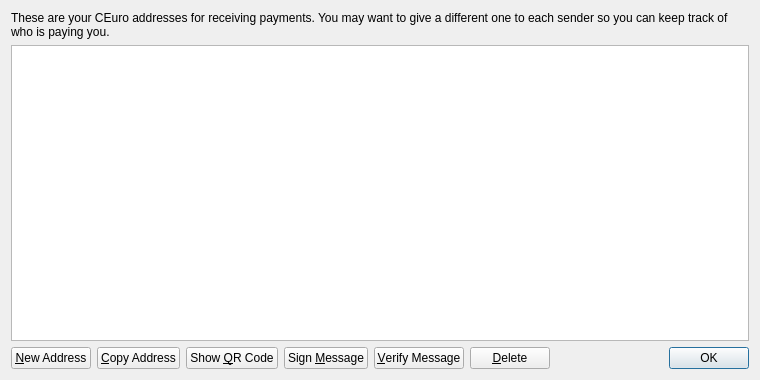
<?xml version="1.0" encoding="UTF-8"?>
<ui version="4.0">
 <class>AddressBookPage</class>
 <widget class="QWidget" name="AddressBookPage">
  <property name="geometry">
   <rect>
    <x>0</x>
    <y>0</y>
    <width>760</width>
    <height>380</height>
   </rect>
  </property>
  <property name="windowTitle">
   <string>Address Book</string>
  </property>
  <layout class="QVBoxLayout" name="verticalLayout">
   <item>
    <widget class="QLabel" name="labelExplanation">
     <property name="text">
      <string>These are your CEuro addresses for receiving payments. You may want to give a different one to each sender so you can keep track of who is paying you.</string>
     </property>
     <property name="textFormat">
      <enum>Qt::PlainText</enum>
     </property>
     <property name="wordWrap">
      <bool>true</bool>
     </property>
    </widget>
   </item>
   <item>
    <widget class="QTableView" name="tableView">
     <property name="contextMenuPolicy">
      <enum>Qt::CustomContextMenu</enum>
     </property>
     <property name="toolTip">
      <string>Double-click to edit address or label</string>
     </property>
     <property name="tabKeyNavigation">
      <bool>false</bool>
     </property>
     <property name="alternatingRowColors">
      <bool>true</bool>
     </property>
     <property name="selectionMode">
      <enum>QAbstractItemView::SingleSelection</enum>
     </property>
     <property name="selectionBehavior">
      <enum>QAbstractItemView::SelectRows</enum>
     </property>
     <property name="sortingEnabled">
      <bool>true</bool>
     </property>
     <attribute name="verticalHeaderVisible">
      <bool>false</bool>
     </attribute>
    </widget>
   </item>
   <item>
    <layout class="QHBoxLayout" name="horizontalLayout">
     <item>
      <widget class="QPushButton" name="newAddressButton">
       <property name="toolTip">
        <string>Create a new address</string>
       </property>
       <property name="text">
        <string>&amp;New Address</string>
       </property>
       <property name="icon">
        <iconset resource="../ceuro.qrc">
         <normaloff>:/icons/add</normaloff>:/icons/add</iconset>
       </property>
      </widget>
     </item>
     <item>
      <widget class="QPushButton" name="copyToClipboard">
       <property name="toolTip">
        <string>Copy the currently selected address to the system clipboard</string>
       </property>
       <property name="text">
        <string>&amp;Copy Address</string>
       </property>
       <property name="icon">
        <iconset resource="../ceuro.qrc">
         <normaloff>:/icons/editcopy</normaloff>:/icons/editcopy</iconset>
       </property>
      </widget>
     </item>
     <item>
      <widget class="QPushButton" name="showQRCode">
       <property name="text">
        <string>Show &amp;QR Code</string>
       </property>
       <property name="icon">
        <iconset resource="../ceuro.qrc">
         <normaloff>:/icons/qrcode</normaloff>:/icons/qrcode</iconset>
       </property>
      </widget>
     </item>
     <item>
      <widget class="QPushButton" name="signMessage">
       <property name="toolTip">
        <string>Sign a message to prove you own a CEuro address</string>
       </property>
       <property name="text">
        <string>Sign &amp;Message</string>
       </property>
       <property name="icon">
        <iconset resource="../ceuro.qrc">
         <normaloff>:/icons/edit</normaloff>:/icons/edit</iconset>
       </property>
      </widget>
     </item>
     <item>
      <widget class="QPushButton" name="verifyMessage">
       <property name="toolTip">
        <string>Verify a message to ensure it was signed with a specified CEuro address</string>
       </property>
       <property name="text">
        <string>&amp;Verify Message</string>
       </property>
       <property name="icon">
        <iconset resource="../ceuro.qrc">
         <normaloff>:/icons/transaction_0</normaloff>:/icons/transaction_0</iconset>
       </property>
      </widget>
     </item>
     <item>
      <widget class="QPushButton" name="deleteButton">
       <property name="toolTip">
        <string>Delete the currently selected address from the list</string>
       </property>
       <property name="text">
        <string>&amp;Delete</string>
       </property>
       <property name="icon">
        <iconset resource="../ceuro.qrc">
         <normaloff>:/icons/remove</normaloff>:/icons/remove</iconset>
       </property>
      </widget>
     </item>
     <item>
      <spacer name="horizontalSpacer">
       <property name="orientation">
        <enum>Qt::Horizontal</enum>
       </property>
       <property name="sizeHint" stdset="0">
        <size>
         <width>40</width>
         <height>20</height>
        </size>
       </property>
      </spacer>
     </item>
     <item>
      <widget class="QDialogButtonBox" name="buttonBox">
       <property name="sizePolicy">
        <sizepolicy hsizetype="Maximum" vsizetype="Fixed">
         <horstretch>0</horstretch>
         <verstretch>0</verstretch>
        </sizepolicy>
       </property>
       <property name="standardButtons">
        <set>QDialogButtonBox::Ok</set>
       </property>
      </widget>
     </item>
    </layout>
   </item>
  </layout>
 </widget>
 <resources>
  <include location="../ceuro.qrc"/>
 </resources>
 <connections/>
</ui>
